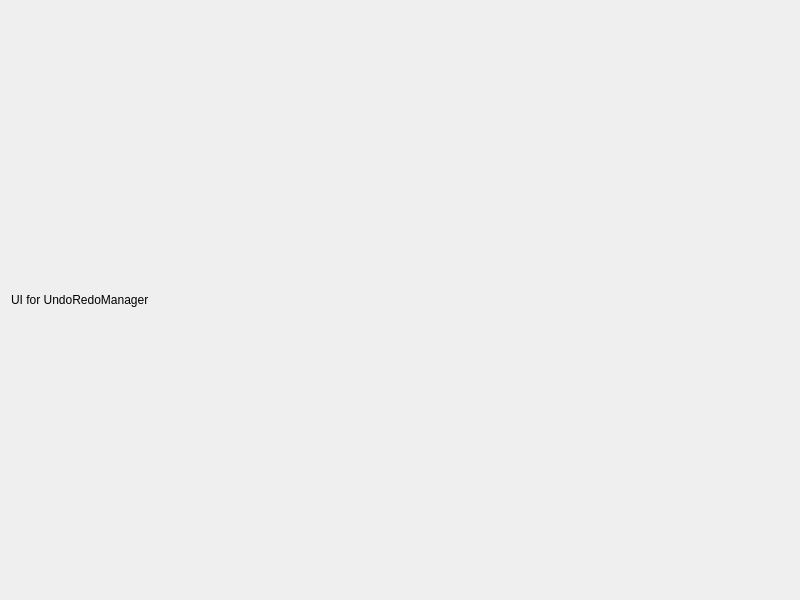
<?xml version="1.0" encoding="UTF-8"?>
<ui version="4.0">
 <class>UndoRedoManager</class>
 <widget class="QDialog" name="undoRedoManager">
  <property name="geometry">
   <rect>
    <x>0</x>
    <y>0</y>
    <width>800</width>
    <height>600</height>
   </rect>
  </property>
  <property name="windowTitle">
   <string>Undo Redo Manager</string>
  </property>
  <layout class="QVBoxLayout" name="verticalLayout">
   <item>
    <widget class="QLabel" name="label">
     <property name="text">
      <string>UI for UndoRedoManager</string>
     </property>
    </widget>
   </item>
  </layout>
 </widget>
 <resources/>
 <connections/>
</ui>
